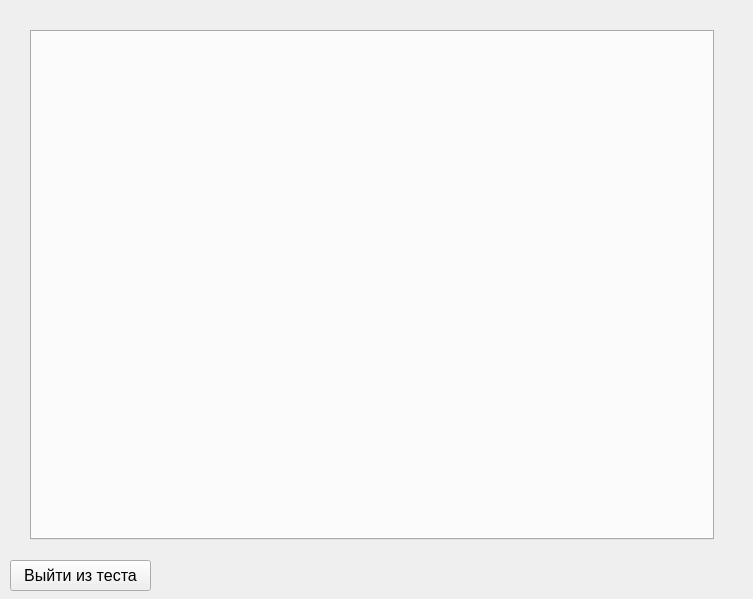
<?xml version="1.0" encoding="UTF-8"?>
<ui version="4.0">
 <class>Form</class>
 <widget class="QWidget" name="Form">
  <property name="geometry">
   <rect>
    <x>0</x>
    <y>0</y>
    <width>753</width>
    <height>599</height>
   </rect>
  </property>
  <property name="windowTitle">
   <string>Form</string>
  </property>
  <widget class="QTabWidget" name="tabWidget">
   <property name="geometry">
    <rect>
     <x>30</x>
     <y>30</y>
     <width>684</width>
     <height>510</height>
    </rect>
   </property>
   <property name="font">
    <font>
     <pointsize>12</pointsize>
    </font>
   </property>
   <property name="currentIndex">
    <number>-1</number>
   </property>
  </widget>
  <widget class="QPushButton" name="backbtn">
   <property name="geometry">
    <rect>
     <x>10</x>
     <y>560</y>
     <width>141</width>
     <height>31</height>
    </rect>
   </property>
   <property name="font">
    <font>
     <pointsize>12</pointsize>
    </font>
   </property>
   <property name="text">
    <string>Выйти из теста</string>
   </property>
  </widget>
 </widget>
 <resources/>
 <connections/>
</ui>
